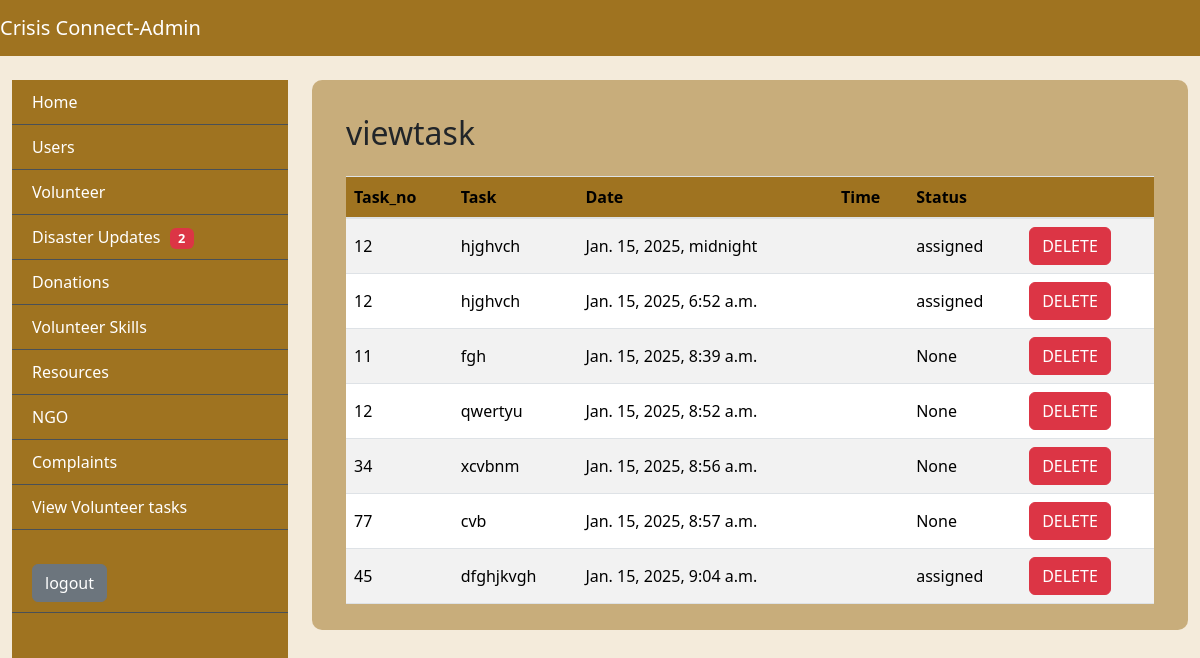
Screenshot of /viewtask with the database file from the repository.
### app/models.py (models this page shows)
class TaskTable(models.Model):
    Task_no= models.CharField(max_length=100, null=True, blank=True)
    Task= models.CharField(max_length=100, null=True, blank=True)
    Date= models.DateTimeField(auto_now_add=True, null=True, blank=True)
    Status= models.CharField(max_length=30, null=True, blank=True)

### app/views.py (the view)
# urls.py: path('viewtask', viewtask.as_view(), name="viewtask"),
class viewtask(View):
    def get(self, request):
        obj=TaskTable.objects.all()
        return render(request, "administrator/viewtask.html",{'val':obj})

### templates/administrator/viewtask.html
{% extends 'administrator/base.html' %}
{%block body%}
<div class="tbl-div">
  <div class="content container-fluid">
      <div class="container-fluid mt-4">
          <h2 class="mb-4">viewtask</h2>
          <div class="table-responsive">
            <table class="table user-table table-striped">
              <thead>
                <tr>
                  <th>Task_no</th>
                  <th>Task</th>
                  <th>Date</th>
                  <th>Time</th>
                  <th>Status</th>
                  <th></th>
                </tr>
              </thead>
              <tbody>
                {%for i in val%}
                <tr>
                  <td>{{i.Task_no}}</td>
                  <td>{{i.Task}}</td>
                  <td>{{i.Date}}</td>
                  <td>{{i.Time}}</td>
                  <td>{{i.Status}}</td>
                  <td>
                    <a href="delete_user/{{i.LOGIN.id}}" class="btn btn-danger" onclick="return confirm('are you sure to delete this user?')">DELETE</a>
                  </td>
                </tr>
                {%endfor%}
              </tbody>
            </table>
          </div>
        </div>
  </div>
</div>
{%endblock%}

### static/css/baseStyle.css (style rules this page uses)
:root { --bg-color: #f4ebdb; --bg-color2: #9f7320; --bg-color-hover: #5d400a; --border-color: #495057; --danger-bg-color:#dc3545; --text-color1: #333; --text-color2:#fff; --text-color3:#484a4a; --table-td-color:#00ADB5; --accept-color:#28a745; --view-color:#065bb6; }
* { margin: 0; padding: 0; box-sizing: border-box; }
body { background-color: var(--bg-color); }
.tbl-div { width: 100%; padding: 10px; background-color: #9f732082; border-radius: 10px; }
.user-table th, .user-table td { vertical-align: middle; }
.user-table th { font-weight: bold; background-color: var(--bg-color2); }
.user-table th { font-weight: bold; }
a { text-decoration: none; color: var(--text-color2); }
:root { --progress-bar-width: 50px; --progress-bar-height: 50px; --font-size: 15px; }

### rows the page displays
TaskTable: Task_no "12", Task "hjghvch", Date "Jan. 15, 2025, midnight", Status "assigned"
TaskTable: Task_no "12", Task "hjghvch", Date "Jan. 15, 2025, 6:52 a.m.", Status "assigned"
TaskTable: Task_no "11", Task "fgh", Date "Jan. 15, 2025, 8:39 a.m.", Status "None"
TaskTable: Task_no "12", Task "qwertyu", Date "Jan. 15, 2025, 8:52 a.m.", Status "None"
TaskTable: Task_no "34", Task "xcvbnm", Date "Jan. 15, 2025, 8:56 a.m.", Status "None"
TaskTable: Task_no "77", Task "cvb", Date "Jan. 15, 2025, 8:57 a.m.", Status "None"
TaskTable: Task_no "45", Task "dfghjkvgh", Date "Jan. 15, 2025, 9:04 a.m.", Status "assigned"
